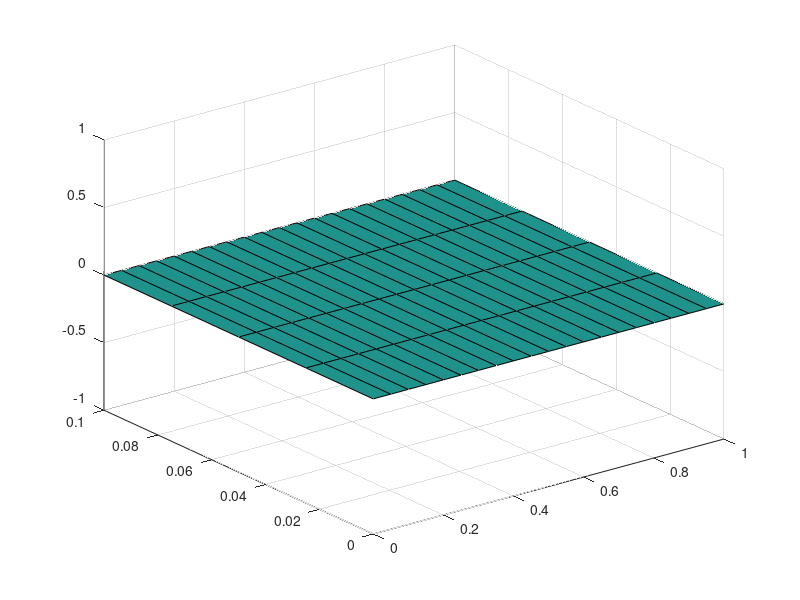

MATLAB code for this plot:
% function [] = meshgen(ndim, ndof, xL, xR, yL, yR, n_elem, matdata, k, ux, uy, elemdata, e1, e2, npelem, nforce)
clc; clear; % close all;
ndim = 2; % no of dimensions
ndof = 1; % no of dofs
n_elem_x = 20; % no of elements x direction
n_elem_y = 4; % no of elements y direction
nnode = (n_elem_x + 1) * (n_elem_y + 1);

% domain boundaries
xL = 0; xR = 1;
yL = 0; yR = 0.1;

% matdata
matdata = 1; gamma = 1.4; f = 0;
rho_l = 1.0; rho_r = 0.125;
u_l = 0; u_r = 0;
v_l = 0; v_r = 0;
p_l = 1; p_r = 0.1;

% elemdata
elemdata = 1;
e1 = 0.0;
e2 = 0.0;

npelem = 4;
nelem = n_elem_x * n_elem_y;

% boundary conditions
nforce = 0;
% nbound = 100;
% number of nodes in boundary = n_elem * 4 (sides)
% nbound = (n_elem_x + 1) * (n_elem_y + 1);
nbound = (n_elem_y + 1) * 2; % left most and right most sides

%% open new file to write data
% delete(data.inp)
fileID = fopen('data0.inp', 'a+');
fprintf(fileID, 'ndim,%d\n', ndim);
fprintf(fileID, 'ndof,%d\n', ndof);
fprintf(fileID, 'nnode,%d\n', nnode);

%% node printing

x = linspace(xL, xR, n_elem_x + 1);
y = linspace(yL, yR, n_elem_y + 1);

[X, Y] = meshgrid(x, y);
Z = zeros(n_elem_x + 1, n_elem_y + 1);

surf(X, Y, Z');

node_coords = zeros(nnode, 2);

for i = 0:n_elem_y
	x_coords = X(i + 1, :)';
	y_coords = Y(i + 1, :)';
	ki = 1;
	for j = (((n_elem_x + 1) * i) + 1):((n_elem_x + 1) * (i + 1))
		node_coords(j, 1) = x_coords(ki);
		node_coords(j, 2) = y_coords(i + 1);
		ki = ki + 1;
		fprintf(fileID, '%d,%f,%f\n', j, node_coords(j, 1), node_coords(j, 2));
	end
end

%% matdata

fprintf(fileID, 'matdata,%d\n', matdata);

for i = 1:matdata
	fprintf(fileID, '%d,%.8f,%f\n', i, gamma, f);
end

%% elemdata

fprintf(fileID, 'elemdata,%d\n', elemdata);

for i = 1:elemdata
	fprintf(fileID, '%d,%f,%f\n', i, e1, e2);
end

fprintf(fileID, 'npelem,%d\n', npelem);
fprintf(fileID, 'nelem,%d\n', nelem);

% elem connectivity

% generate conn_table
conn_table = zeros(n_elem_y + 1, n_elem_x + 1);
xx = n_elem_x + 1;

for i = 0:n_elem_y
	
	for j = 1:(n_elem_x + 1)
		conn_table(i + 1, j) = xx * i + j;
	end
	
end

% print element connectivity table
xx = 1;

for i = 0:n_elem_y - 1
	l1 = conn_table(i + 1, :)';
	l2 = conn_table(i + 2, :)';
	
	for j = 0:n_elem_x - 1
		fprintf(fileID, '%d,%d,%d,%d,%d,%d,%d\n', xx, matdata, elemdata, l1(j + 1), l1(j + 2), l2(j + 2), l2(j + 1));
		xx = xx + 1;
	end
	
end

%% setting initial values
fprintf(fileID, "ninit,%d\n", nnode);
x_coords = X(1, :); % x coordinates to check the initial condition
for i = 1:(n_elem_x + 1)
	node_num = conn_table(:, i);
	if(x_coords(i) <= 0.5)
		rho = rho_l;
		u = u_l; v = v_l;
		p = p_l;
	else
		rho = rho_r;
		u = u_r; v = v_r;
		p = p_r;
	end
	for j = 1:max(size(node_num))
		fprintf(fileID, '%d,%d,%f,%f,%f,%f\n', node_num(j), elemdata, rho, u, v, p);
	end
end

%% boundary layers
fprintf(fileID, "nbound,%d\n", nbound);
left = conn_table(:, 1); right = conn_table(:, end);
node_nums = [left right]; node_nums = node_nums(:);
for i = 1:nbound
	if (i < 5)
		rho = rho_l; u = u_l; v = v_l; p = p_l;
	else
		rho = rho_r; u = u_r; v = v_r; p = p_r;
	end
	fprintf(fileID, '%d,%d,%f,%f,%f,%f\n', node_nums(i), elemdata, rho, u, v, p);
end

%% forcing term
fprintf(fileID, "nforce,%d\n", nforce);

% end
